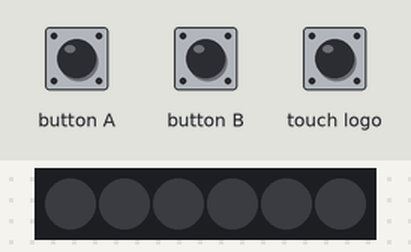
Recording of a program running on a simulated BBC micro:bit (MakeCode). Parts: 6 RGB LEDs in strip order, left to right. Inputs (shaded band) come from the test bench. Dim RGB values are drawn brighter than linear.

Above: at 1.2 s.
1.3 s: button A pressed for 0.15 s
At 2.2 s:
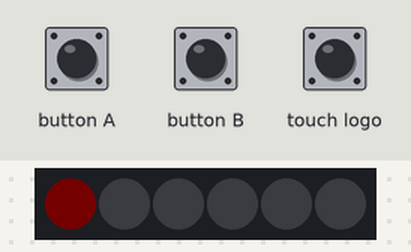
4.4 s: button B pressed for 0.15 s
At 5.2 s:
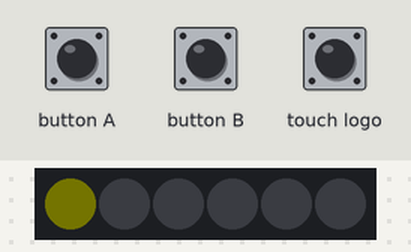
7.5 s: touch logo pressed for 0.15 s
At 8.4 s:
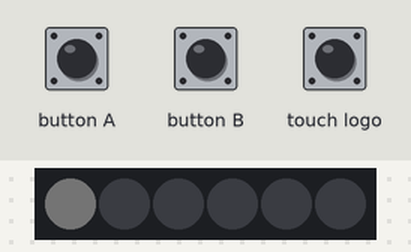
Timing chart, 0 to 10.5 s (numbered marks = the images above; inputs shaded):
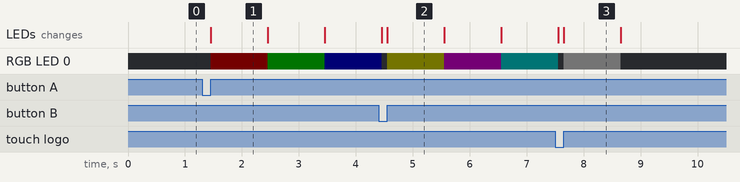

The program:

main.ts
```typescript
input.onButtonPressed(Button.A, function () {
    strip.setPixelColor(0, neopixel.rgb(255, 0, 0))
    strip.show()
    basic.pause(1000)
    strip.setPixelColor(0, neopixel.rgb(0, 255, 0))
    strip.show()
    basic.pause(1000)
    strip.setPixelColor(0, neopixel.rgb(0, 0, 255))
    strip.show()
    basic.pause(1000)
    strip.setPixelColor(0, neopixel.rgb(0, 0, 0))
    strip.show()
})
input.onButtonPressed(Button.B, function () {
    strip.setPixelColor(0, neopixel.rgb(255, 255, 0))
    strip.show()
    basic.pause(1000)
    strip.setPixelColor(0, neopixel.rgb(255, 0, 255))
    strip.show()
    basic.pause(1000)
    strip.setPixelColor(0, neopixel.rgb(0, 255, 255))
    strip.show()
    basic.pause(1000)
    strip.setPixelColor(0, neopixel.rgb(0, 0, 0))
    strip.show()
})
input.onLogoEvent(TouchButtonEvent.Pressed, function () {
    strip.setPixelColor(0, neopixel.rgb(255, 255, 255))
    strip.show()
    basic.pause(1000)
    strip.setPixelColor(0, neopixel.rgb(0, 0, 0))
    strip.show()
})
let strip: neopixel.Strip = null
strip = neopixel.create(DigitalPin.P0, 6, NeoPixelMode.RGB)
strip.setBrightness(2)
```

test.ts
```typescript
// les tests vont ici ; cela ne sera pas compilé si ce paquet est utilisé en tant qu'extension.
```

Measured:
- after the input at 1.3 s, RGB LED 0: off → RGB(1, 0, 0) after 0.15 s, → RGB(0, 1, 0) 1.0 s later, → RGB(0, 0, 1) 1.0 s later; the LEDs: change after 0.15 s (image 1)
- after the input at 4.4 s, the LEDs: first differ from a run without the input after 0.15 s (image 2)
- after the input at 7.5 s, the LEDs: first differ from a run without the input after 0.15 s (image 3)
- what the display in image 1 shows lasts 1.0 s, from 1.5 s to 2.5 s
